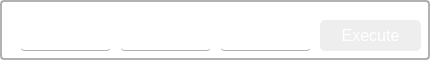
       <widget class="QWidget" name="pageGM_RctBypass">
        <property name="styleSheet">
         <string notr="true">QWidget {
    background: transparent; /* Transparent background */
    border: 2px solid   rgba(169, 169, 169, 0.9); /* Border color &quot;#8677C3&quot; */
    border-radius: 4px; /* Rounded corners with a 10px radius */
}</string>
        </property>
        <widget class="QLineEdit" name="lineEditGMRB_ChannelId">
         <property name="geometry">
          <rect>
           <x>20</x>
           <y>20</y>
           <width>91</width>
           <height>31</height>
          </rect>
         </property>
         <property name="styleSheet">
          <string notr="true">QLineEdit {
    border: none;            /* No border */
    background: transparent; /* Transparent background */
    color: #FFF;          /* White text color */
    border-bottom: 1px solid rgba(169, 169, 169, 0.9); /* Underline effect */
}
</string>
         </property>
        </widget>
        <widget class="QLineEdit" name="lineEditGMRB_MessageId">
         <property name="geometry">
          <rect>
           <x>120</x>
           <y>20</y>
           <width>91</width>
           <height>31</height>
          </rect>
         </property>
         <property name="styleSheet">
          <string notr="true">QLineEdit {
    border: none;            /* No border */
    background: transparent; /* Transparent background */
    color: #FFF;          /* White text color */
    border-bottom: 1px solid rgba(169, 169, 169, 0.9); /* Underline effect */
}
</string>
         </property>
        </widget>
        <widget class="QLineEdit" name="lineEditGMRB_Emoji">
         <property name="geometry">
          <rect>
           <x>220</x>
           <y>20</y>
           <width>91</width>
           <height>31</height>
          </rect>
         </property>
         <property name="styleSheet">
          <string notr="true">QLineEdit {
    border: none;            /* No border */
    background: transparent; /* Transparent background */
    color: #FFF;          /* White text color */
    border-bottom: 1px solid rgba(169, 169, 169, 0.9); /* Underline effect */
}
</string>
         </property>
        </widget>
        <widget class="QPushButton" name="pushButton_GM_StartRctBypass">
         <property name="geometry">
          <rect>
           <x>320</x>
           <y>20</y>
           <width>101</width>
           <height>31</height>
          </rect>
         </property>
         <property name="font">
          <font>
           <pointsize>12</pointsize>
          </font>
         </property>
         <property name="styleSheet">
          <string notr="true">QPushButton {
    border: none; /* No border */
    border-radius: 5px; /* Rounded corners */
    background: rgba(169, 169, 169, 0.2); /* Slightly transparent background */
    padding: 5px 10px;
    color: #FFFFFF; /* White text color */
    font-size: 12pt; /* Font size */
}

QPushButton:hover {
    background: rgba(169, 169, 169, 0.3); /* Light purple background on hover */
    color: #FFFFFF; /* White text color on hover */
}
</string>
         </property>
         <property name="text">
          <string>Execute</string>
         </property>
        </widget>
       </widget>
